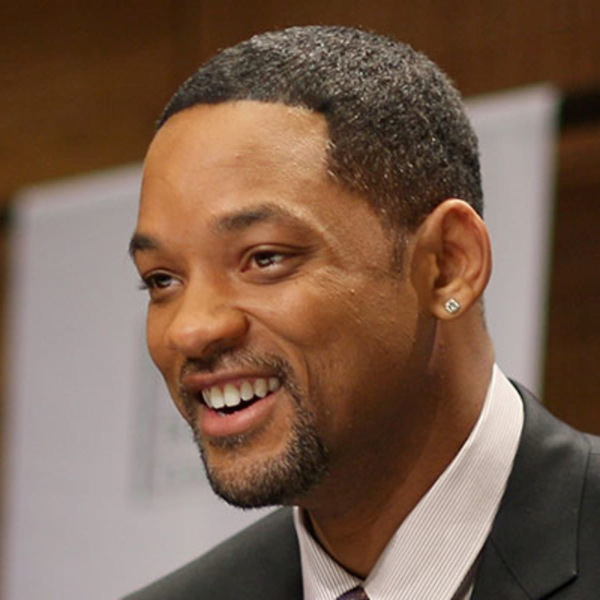
#> input picture Computer Vision with Python/Project Face Recogniton/dataset/test/Test1.jpg, 1200 x 1200 px, given as the content of the folder dataset/train, which was not available (shown at 1/2 size)
$ python 'Kodingan Kasus Race Recognition.py'
#> lines starting #> are read from the running program, lines starting #| are printed output that depends on the picture; pictures that were not available may be replaced by others from this repository, and a replacement may not be noted
#Daniel Chandra - 2301888631

import cv2
import os
import numpy as np

# Declare secara global classifiernya
# Gunakan frontface haarcascades
classifier = cv2.CascadeClassifier("haarcascades\haarcascade_frontalface_default.xml")
# root_path = "./dataset/train"

def get_path_list(root_path):

    # list_class = list()
    # Location dari root directory
    list_path_root = os.listdir(root_path)
    return list_path_root

    '''
        To get a list of path directories from root path

        Parameters
        ----------
        root_path : str
            Location of root directory

        Returns
        -------
        list
            List containing the names of the sub-directories in the
            root directory
    '''

def get_class_id(root_path, train_names):

    # print(train_names)

#> called with root_path = 'dataset/train'
    image_list = list()
    classes_image_id_list = list()

    for idx,file in enumerate(train_names):
        train_full_path = root_path + '/' + file
        image_list_new = os.listdir(train_full_path)

        for i in image_list_new:
            path = root_path + '/' + file + '/' + i
            image_list.append(path)
            classes_image_id_list.append(idx)

    # print(image_list)
    # print(classes_image_id_list)

    return image_list, classes_image_id_list

    '''
        To get a list of train images and a list of image classes id

        Parameters
        ----------
        root_path : str
            Location of images root directory
        train_names : list
            List containing the names of the train sub-directories

        Returns
        -------
        list
            List containing all image in the train directories
        list
            List containing all image classes id
    '''

def detect_faces_and_filter(image_list, image_classes_list=None):

    train_face_grays = list()
    filter_face_rectangle = list()
    filtered_classes_list = list()

    # Buat kasus image_classes_listnya kosong atau tidak
    # Kalau dibutuhkan yang kosong alias none, maka akan masuk ke if yang dimana for tidak ada idx
    # Ingat Looping 2 kali karna dalam folder Train ada folder lagi sesuai nama classes
    if image_classes_list == None:

        for img in image_list:
            img_read = cv2.imread(img,0)
            # 350 x 350px
            img_resize = cv2.resize(img_read,(350,350),cv2.INTER_AREA)
            #detect face
            detected_faces = classifier.detectMultiScale(
                img_resize,
                scaleFactor = 1.3,
                minNeighbors = 5
                )

            # validasi kalau face yang kedetect kurang dari 1
            if len(detected_faces) < 1:
                continue

            # For kedua
            # Masih di dalam for img
            for face in detected_faces:
                x,y,h,w = face
                #crop image
                # x:x+w,y:y+h, untuk cv2 y didepan
                # x -> widht, y->height
                face_images = img_resize[y:y+h,x:x+w]

                # Masukin semua data face ke list
                train_face_grays.append(face_images)
                filter_face_rectangle.append(face)
                # classes list nya none
                filtered_classes_list = None

    # Jika image classes list nya ada isi, maka parameter loop image image classes list dimasukkin
    if image_classes_list != None:
        # For pertama
        for idx,img in zip(image_classes_list,image_list):
            img_read = cv2.imread(img,0)
            # 350 x 350px
            img_resize = cv2.resize(img_read,(350,350),cv2.INTER_AREA)
            #detect face
            detected_faces = classifier.detectMultiScale(
                img_resize,
                scaleFactor = 1.3,
                minNeighbors = 5
                )

            # validasi kalau face yang kedetect kurang dari
            if len(detected_faces) < 1:
                continue

            # For kedua
            # Masih di dalam img
            for face in detected_faces:
                x,y,h,w = face
                #crop image
                # x:x+w,y:y+h, untuk cv2 y didepan
                # x -> widht, y->height
                face_images = img_resize[y:y+h,x:x+w]

                # Masukin semua data face ke list
                train_face_grays.append(face_images)
                filter_face_rectangle.append(face)
                filtered_classes_list.append(idx)

    return train_face_grays,filter_face_rectangle,filtered_classes_list


    '''
        To detect a face from given image list and filter it if the face on
        the given image is less than one

        Parameters
        ----------
        image_list : list
            List containing all loaded images
        image_classes_list : list, optional
            List containing all image classes id

        Returns
        -------
        list
            List containing all filtered and cropped face images in grayscale
        list
            List containing all filtered faces location saved in rectangle
        list
            List containing all filtered image classes id
    '''

def train(train_face_grays, image_classes_list):

    face_recognize = cv2.face.LBPHFaceRecognizer_create()
    # Train face gray yang telah diresize
    face_recognize.train(train_face_grays,np.array(image_classes_list))
    return face_recognize
    '''
        To create and train face recognizer object

        Parameters
        ----------
        train_face_grays : list
            List containing all filtered and cropped face images in grayscale
        image_classes_list : list
            List containing all filtered image classes id

        Returns
        -------
        object
            Recognizer object after being trained with cropped face images
    '''

def get_test_images_data(test_root_path):

    image_list = list()

    for image_path in os.listdir(test_root_path):
        image_list.append(test_root_path + '/' + image_path)

    return image_list
    '''
        To load a list of test images from given path list

        Parameters
        ----------
        test_root_path : str
            Location of images root directory

        Returns
        -------
        list
            List containing all loaded gray test images
    '''

def predict(recognizer, test_faces_gray):

    res = list()

    for img in test_faces_gray:
        # Parameter kedua dikosongkan
        result, _ = recognizer.predict(img)
        res.append(result)

    return res
    '''
        To predict the test image with the recognizer

        Parameters
        ----------
        recognizer : object
            Recognizer object after being trained with cropped face images
        train_face_grays : list
            List containing all filtered and cropped face images in grayscale

        Returns
        -------
        list
            List containing all prediction results from given test faces
    '''

def draw_prediction_results(predict_results, test_image_list, test_faces_rects, train_names):

    img_list = list()

    for idx, (img,face) in enumerate(zip(test_image_list,test_faces_rects)):
        x,y,h,w = face
        img_read = cv2.imread(img)
        # Diresize 350x350px sesuai soal
        test_image = cv2.resize(img_read,(350,350),interpolation=cv2.INTER_AREA)

        test_image = cv2.rectangle(
            test_image,
            (x,y),
            (x+w,y+h),
            (0,255,0),
            2
        )

        # bikin text dari hasil predictnya
        text = train_names[predict_results[idx]]

        test_image = cv2.putText(
            test_image,
            text, (x,y-10),
            cv2.FONT_HERSHEY_PLAIN,
            1,
            (0,255,0),
            2
            )

        img_list.append(test_image)

    return img_list


    '''
        To draw prediction results on the given test images and acceptance status

        Parameters
        ----------
        predict_results : list
            List containing all prediction results from given test faces
        test_image_list : list
            List containing all loaded test images
        test_faces_rects : list
            List containing all filtered faces location saved in rectangle
        train_names : list
            List containing the names of the train sub-directories

        Returns
        -------
        list
            List containing all test images after being drawn with
            final result
    '''


def combine_and_show_result(image_list):

    img_list = list()

    for img in image_list:
        img_list.append(img)

    # Hconcat -> Menggabungkan gambar secara verticaly
    final_image_result = cv2.hconcat(img_list)

    cv2.imshow('Final Result',final_image_result)
    cv2.waitKey(0)
    '''
        To show the final image that already combine into one image

        Parameters
        ----------
        image_list : nparray
            Array containing image data
    '''

'''
You may modify the code below if it's marked between

-------------------
Modifiable
-------------------

and

-------------------
End of modifiable
-------------------
'''
if __name__ == "__main__":

    '''
        Please modify train_root_path value according to the location of
        your data train root directory

        -------------------
        Modifiable
        -------------------
    '''
    train_root_path = "dataset/train"
    '''
        -------------------
        End of modifiable
        -------------------
    '''

    train_names = get_path_list(train_root_path)
    train_image_list, image_classes_list = get_class_id(train_root_path, train_names)
    train_face_grays, _, filtered_classes_list = detect_faces_and_filter(train_image_list, image_classes_list)
#> in detect_faces_and_filter, `img_read = cv2.imread(img,0)`:
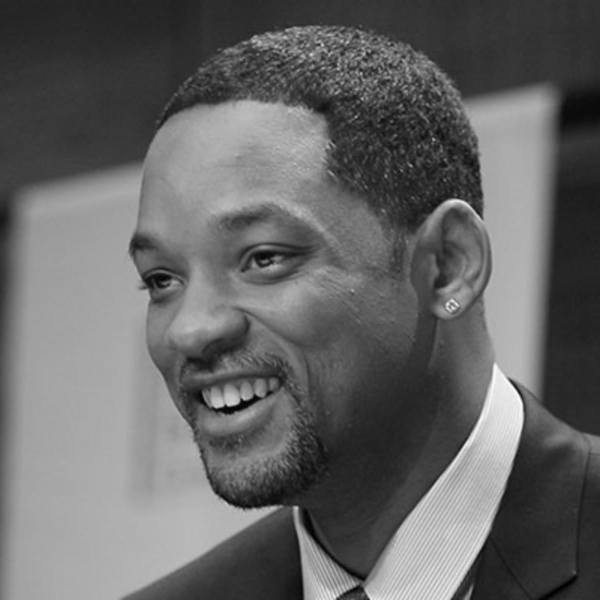
#> img_read: shape (1200, 1200) (shown at 1/2 size); min 0, max 255, mean 101
#> in detect_faces_and_filter, `img_resize = cv2.resize(img_read,(350,350),cv2.INTER_AREA)`:
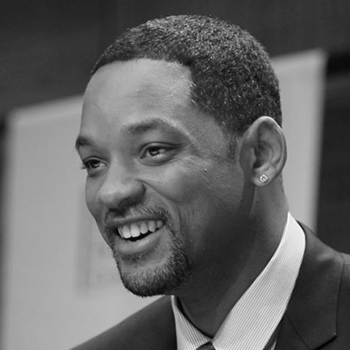
#> img_resize: shape (350, 350); min 0, max 251, mean 100.9
#> in detect_faces_and_filter, `detected_faces = classifier.detectMultiScale( img_resize, scaleFactor ..`: detected_faces = [[36, 89, 179, 179]]
#> the loop in detect_faces_and_filter, `for face in detected_faces:` made 1 pass
#> pass 1, in detect_faces_and_filter, `face_images = img_resize[y:y+h,x:x+w]`:
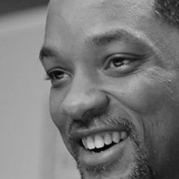
#> face_images: shape (179, 179); min 3, max 208, mean 120.8
#> after the loop in detect_faces_and_filter, `for face in detected_faces:`: filtered_classes_list = [0]; train_face_grays = 1 item
#> train_face_grays = 1 item; filtered_classes_list = [0]
    recognizer = train(train_face_grays, filtered_classes_list)

    '''
        Please modify train_root_path value according to the location of
        your data train root directory

        -------------------
        Modifiable
        -------------------
    '''
    test_root_path = "dataset/test"
    '''
        -------------------
        End of modifiable
        -------------------
    '''

    test_image_list = get_test_images_data(test_root_path)
#> pass 2 of the loop in get_test_images_data, `for image_path in os.listdir(test_root_path):`:
#> pass 3 of the loop in get_test_images_data, `for image_path in os.listdir(test_root_path):`:
#> the loop made 4 passes; the first 3 are shown
    test_faces_gray, test_faces_rects, _ = detect_faces_and_filter(test_image_list)
#> the loop in detect_faces_and_filter (call 2), `for face in detected_faces:` made 1 pass
#> pass 2 of the loop in detect_faces_and_filter, `for img in image_list:`:
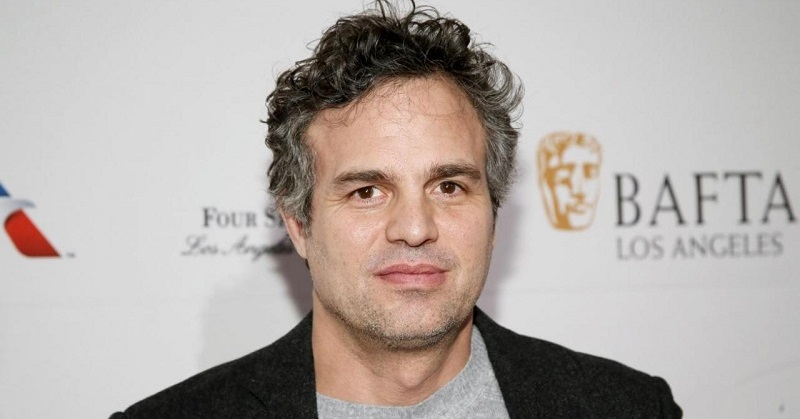
#> input picture Computer Vision with Python/Project Face Recogniton/dataset/test/Test3.jpg, 800 x 419 px
#> in detect_faces_and_filter (call 2), `detected_faces = classifier.detectMultiScale( img_resize, scaleFactor ..`: detected_faces = [[117, 111, 128, 128]]
#> the loop in detect_faces_and_filter (call 2), `for face in detected_faces:` made 1 pass
#> pass 1, in detect_faces_and_filter (call 2), `face_images = img_resize[y:y+h,x:x+w]`:
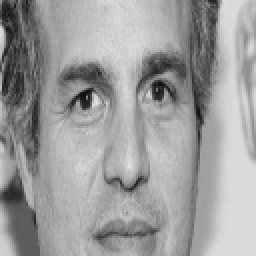
#> face_images: shape (128, 128) (shown 2 times larger); min 13, max 228, mean 156.8
#> after the loop in detect_faces_and_filter (call 2), `for face in detected_faces:`: filter_face_rectangle = [[36, 89, 179, 179], [117, 111, 128, 128]]; train_face_grays = 2 items
#> pass 3 of the loop in detect_faces_and_filter, `for img in image_list:`:
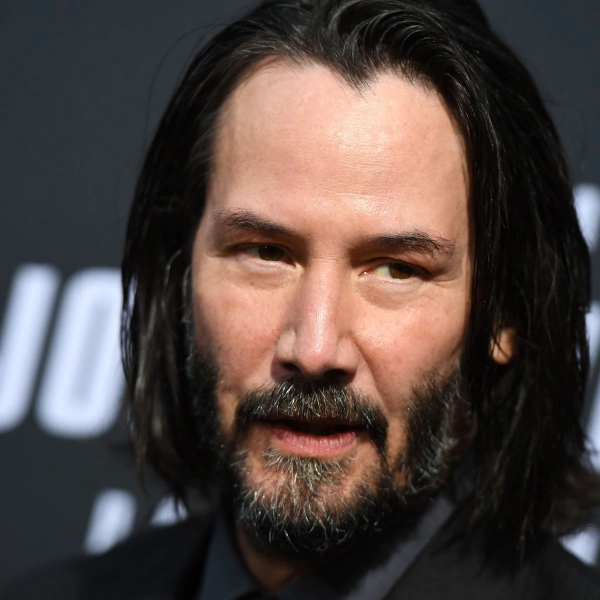
#> input picture Computer Vision with Python/Project Face Recogniton/dataset/test/Test4.jpg, 1200 x 1200 px (shown at 1/2 size)
#> in detect_faces_and_filter (call 2), `detected_faces = classifier.detectMultiScale( img_resize, scaleFactor ..`: detected_faces = [[81, 66, 219, 219]]
#> the loop in detect_faces_and_filter (call 2), `for face in detected_faces:` made 1 pass
#> pass 1, in detect_faces_and_filter (call 2), `face_images = img_resize[y:y+h,x:x+w]`:
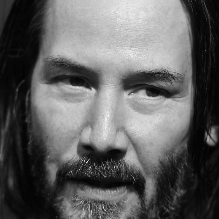
#> face_images: shape (219, 219); min 1, max 240, mean 95.5
#> after the loop in detect_faces_and_filter (call 2), `for face in detected_faces:`: filter_face_rectangle = [[36, 89, 179, 179], [117, 111, 128, 128], [81, 66, 219, 219]]; train_face_grays = 3 items
#> the loop made 4 passes; the first 3 are shown
    predict_results = predict(recognizer, test_faces_gray)
    predicted_test_image_list = draw_prediction_results(predict_results, test_image_list, test_faces_rects, train_names)
#> in draw_prediction_results, img_read is the input picture: shape (1200, 1200, 3); mean B, G, R 77.8, 94.9, 121.7
#> in draw_prediction_results, `test_image = cv2.resize(img_read,(350,350),interpolation=cv2.INTER_AREA)`:
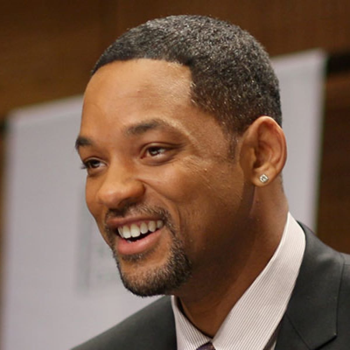
#> test_image: shape (350, 350, 3); mean B, G, R 77.8, 94.9, 121.7
#> in draw_prediction_results, `test_image = cv2.putText( test_image, text, (x,y-10), cv2.FONT_HERSHEY..`:
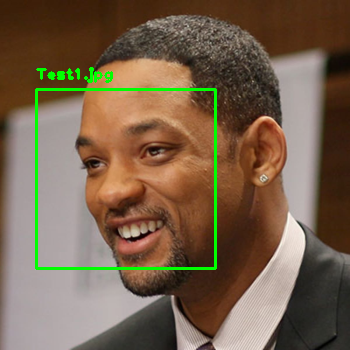
#> test_image: shape (350, 350, 3); mean B, G, R 76.1, 98.2, 118.8
#> pass 2 of the loop in draw_prediction_results, `for idx, (img,face) in enumerate(zip(test_image_list,test_faces_rects)):`:
#> in draw_prediction_results, img_read is the input picture: shape (419, 800, 3); mean B, G, R 167.8, 172.2, 180.3
#> in draw_prediction_results, `test_image = cv2.putText( test_image, text, (x,y-10), cv2.FONT_HERSHEY..`:
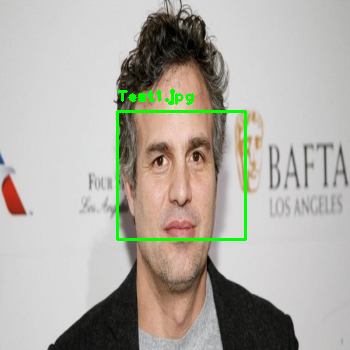
#> test_image: shape (350, 350, 3); mean B, G, R 165.4, 173.7, 177.3
#> pass 3 of the loop in draw_prediction_results, `for idx, (img,face) in enumerate(zip(test_image_list,test_faces_rects)):`:
#> in draw_prediction_results, img_read is the input picture: shape (1200, 1200, 3); mean B, G, R 64.9, 68.6, 80.7
#> in draw_prediction_results, `test_image = cv2.putText( test_image, text, (x,y-10), cv2.FONT_HERSHEY..`:
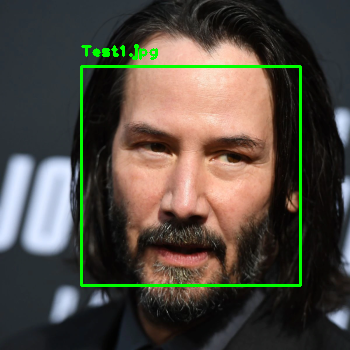
#> test_image: shape (350, 350, 3); mean B, G, R 63.6, 73.6, 78.9
#> the loop made 4 passes; the first 3 are shown

    combine_and_show_result(predicted_test_image_list)
#> in combine_and_show_result, `final_image_result = cv2.hconcat(img_list)`:
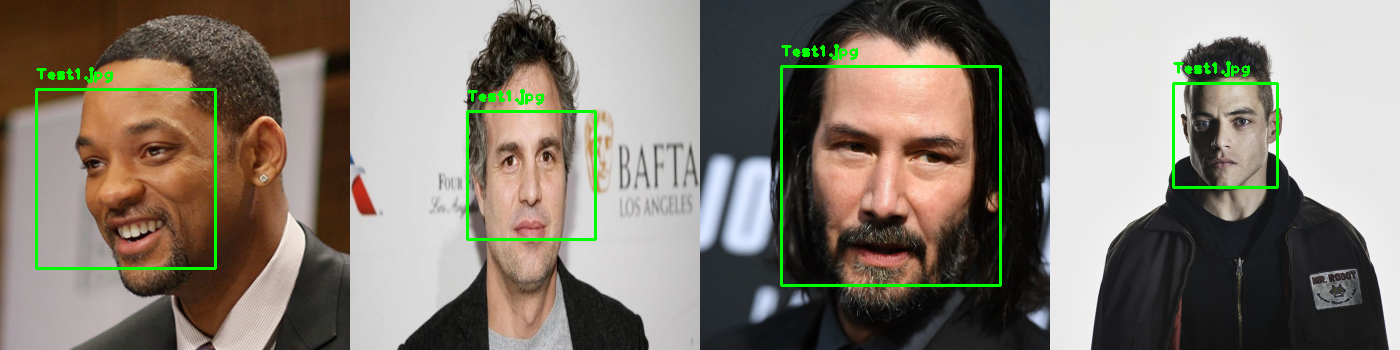
#> final_image_result: shape (350, 1400, 3); mean of channels 0, 1, 2 113.8, 124.9, 131.7; drawn as B, G, R
